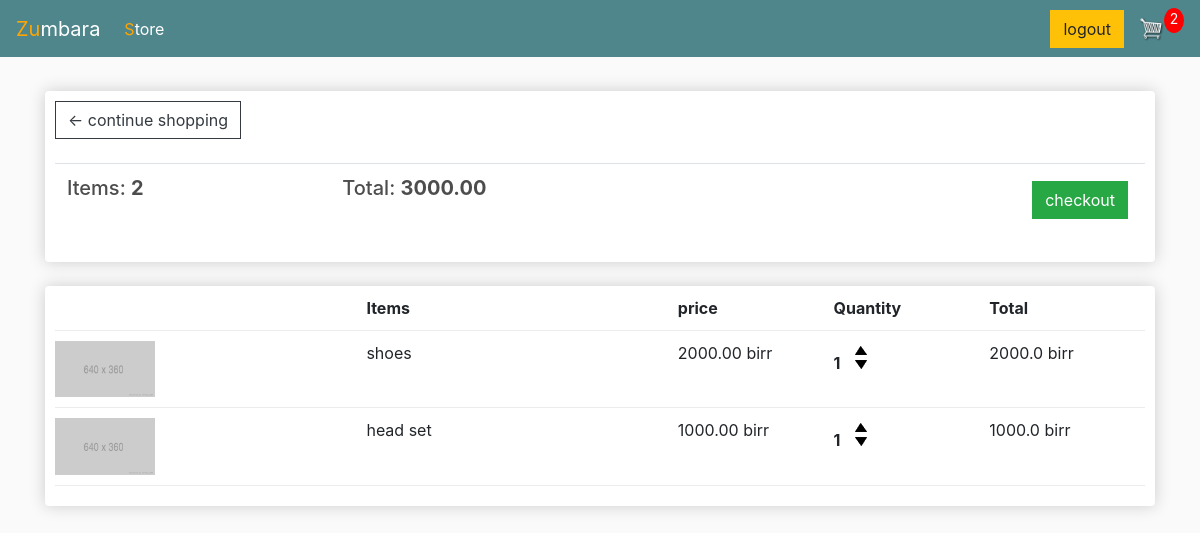
The page /cart/ (signed in) on the database as committed earlier.
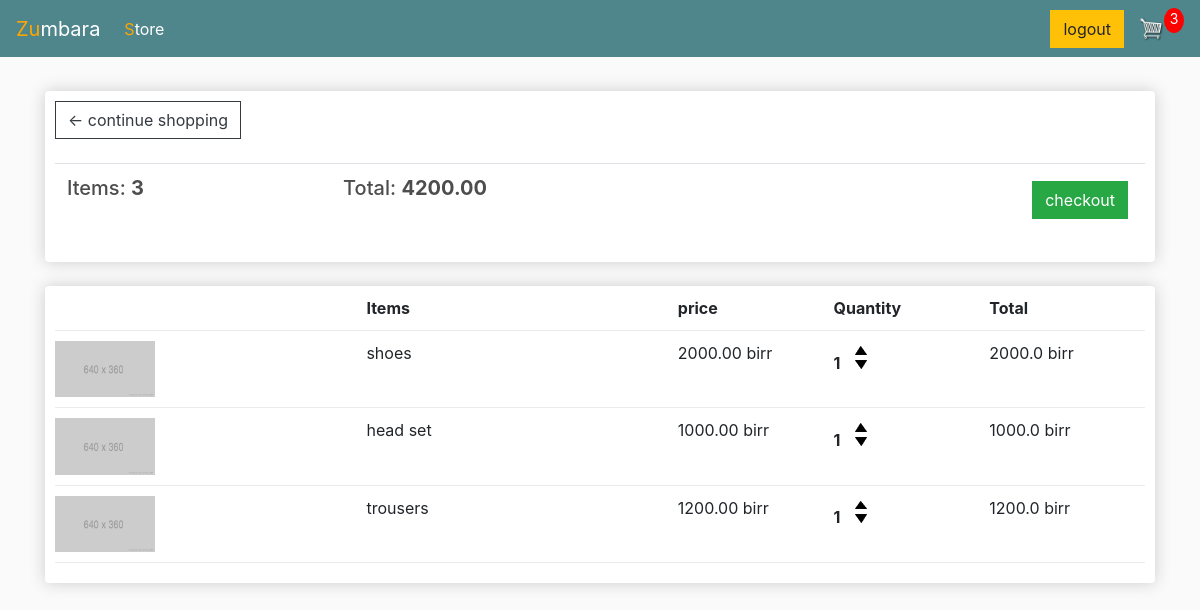
The same page on the database as committed later.
### store/models.py (models this page shows, shortened)
class Order(models.Model):
    customer = models.ForeignKey(Customer, on_delete=models.SET_NULL, blank=True, null=True)
    date_ordered = models.DateTimeField(auto_now_add=True)
    complete = models.BooleanField(default=False, null=True, blank=True)
    transaction_id = models.CharField(max_length=100, null=True)
    @property
    def get_cart_total(self):
        orderitems = self.orderitem_set.all()
        total = sum([item.get_total for item in orderitems])
        return total
    @property
    def get_cart_items(self):
        orderitems = self.orderitem_set.all()
        total = sum([item.quantity for item in orderitems])
        return total

class OrderItem(models.Model):
    product = models.ForeignKey(Product, on_delete=models.SET_NULL, blank=True, null=True)
    order = models.ForeignKey(Order, on_delete=models.SET_NULL, null=True, blank=True)
    quantity = models.IntegerField(default=0 , null=True, blank=True)
    date_added = models.DateTimeField(auto_now_add=True)
    @property
    def get_total(self):
        total=self.product.price * self.quantity
        return total

class Product(models.Model):
    name = models.CharField(max_length=100)
    price = models.FloatField()
    digital = models.BooleanField(default=False, null=True, blank=True)

### store/views.py (the view)
# urls.py: path('cart/', views.cart, name="cart"),
def cart(request):
    if request.user.is_authenticated:
        customer = request.user.customer
        order,create = Order.objects.get_or_create(customer=customer, complete=False)
        items = order.orderitem_set.all()
        cartItems = order.get_cart_items
    else:
        items = []
        order = {'get_cart_items': 0, 'get_cart_total': 0, 'shipping':False}
        cartItems =order['get_cart_items']
    context = {'items':items, 'order': order, 'cartItems':cartItems}
    return render(request, 'store/cart.html', context)

### store/templates/store/cart.html (shortened to what this page needs)
{% extends 'store/main.html' %}
{% load static %}
    {% block content %}
    <div class="row">
        <div class="col-lg-12">
            <div class="box-element">
                <a class="btn btn-outline-dark" href="{% url 'store' %}">&#x2190; continue shopping</a>
                <br>
                <br>
                <table class="table">
                    <tr>
                        <th><h5>Items: <strong>{{order.get_cart_items}}</strong></h5></th>
                        <th><h5>Total: <strong>{{order.get_cart_total|floatformat:2}}</strong></h5></th>
                        <th>
                            <a style="float: right; margin: 5px;" class="btn btn-success" href="{% url 'checkout' %}">checkout</a>
                        </th>
                    </tr>
                </table>
            </div>
            <br>
            <div class="box-element">
                <div class="cart-row">
                    <div style="flex: 2;"></div>
                    <div style="flex: 2;"><strong>Items</strong></div>
                    <div style="flex: 1;"><strong>price</strong></div>
                    <div style="flex: 1;"><strong>Quantity</strong></div>
                    <div style="flex: 1;"><strong>Total</strong></div>
                </div>
                {% for item in items %}
                <div class="cart-row">
                    <div style="flex:2"><img class="row-image"  src="{% static 'images/placeholder.png' %}"></div>
                    <div style="flex:2"><p>{{item.product.name}}</p></div>
                    <div style="flex:1"><p>{{item.product.price|floatformat:2}} birr</p></div>
                    <div style="flex:1">
                        <p class="quantity">{{item.quantity}}</p>
                        <div class="quantity">
                            <img class="chg-quantity update-cart" data-product = "{{item.product.id}}" data-action="add"  src="{% static  'images/arrow-up.png' %}">
                            <img class="chg-quantity update-cart" data-product = "{{item.product.id}}" data-action="remove"  src="{% static  'images/arrow-down.png' %}">
                        </div>
                    </div>
                    <div style="flex:1"><p>{{item.get_total}} birr</p></div>
                </div>
                {% endfor %}
            </div>
        </div>
    </div>
    {% endblock content %}

### store/templates/store/main.html (shortened to what this page needs)
{% load static %}
<html>
<head>
	<link rel="stylesheet" href="https://stackpath.bootstrapcdn.com/bootstrap/4.4.1/css/bootstrap.min.css">
	<link rel="stylesheet" type="text/css" href="{% static 'css/main.css' %}">
</head>
<body>
	<nav class="navbar navbar-expand-lg navbar-dark bg-dark">
	  <a class="navbar-brand" href="{% url 'index' %}"><span>zu</span>mbara</a>
	  <div class="collapse navbar-collapse" id="navbarSupportedContent">
	    <ul class="navbar-nav mr-auto">
	      <li class="nav-item active">
	        <a class="nav-link" href="{% url 'store' %}"><span>s</span>tore</a>
	      </li>
	    </ul>
      <div class="form-inline my-2 my-lg-0">
		{% if request.user.is_authenticated %}
        	 <a href="{% url 'logoutPage' %}"class="btn btn-warning">logout</a>
		{% else %}
			<a href="{% url 'loginpage' %}"class="btn btn-warning">login</a>
		{% endif %}
        <a href="{% url 'cart' %}">
         <img  id="cart-icon" src="{% static 'images/cart.png' %}">
       </a>
       <p id="cart-total">{{cartItems}}</p>
     </div>
	  </div>
	</nav>
     <div class="container">
            <br>
            {% block content %}
            {% endblock content %}
         </div>
</body>
</html>

### store/Static/css/main.css (style rules this page uses)
:root { --orange:#ffa500; }
body { background-color: hsl(0, 0%, 98%); }
h1,h2,h3,h4,h5,h6 { color:hsl(0, 0%, 30%); }
.box-element { box-shadow:hsl(0, 0%, 80%) 0 0 16px; background-color: #fff; border-radius: 4px; padding: 10px; }
span { color: var(--orange); text-transform: capitalize; }
.bg-dark { background-color: #4f868c!important; }
#cart-icon { width:25px; display: inline-block; margin-left: 15px; }
#cart-total { display: block; text-align: center; color:#fff; background-color: red; width: 20px; height: 25px; border-radius: 50%; font-size: 14px; }
.col-lg-4, .col-lg-6, .col-lg-8, .col-lg-12 { margin-top: 10px; }
.btn { border-radius: 0; }
.row-image { width: 100px; }
.cart-row { display: flex; align-items: flex-stretch; padding-bottom: 10px; margin-bottom: 10px; border-bottom: 1px solid #ececec; }
.quantity { display: inline-block; font-weight: 700; padding-right:10px; }
.chg-quantity { width: 12px; cursor: pointer; display: block; margin-top: 5px; transition:.1s; }

Rows that differ between the two databases and show on the page:
no longer on this page (row edited): Order: get_cart_items "2", get_cart_total "3000.00"
added Order: get_cart_items "3", get_cart_total "4200.00"
added OrderItem: product.name "trousers", product.price "1200.00", quantity "1", get_total "1200.0"
Other text that changed with them:
{{ cartItems }}: "2" → "3"
